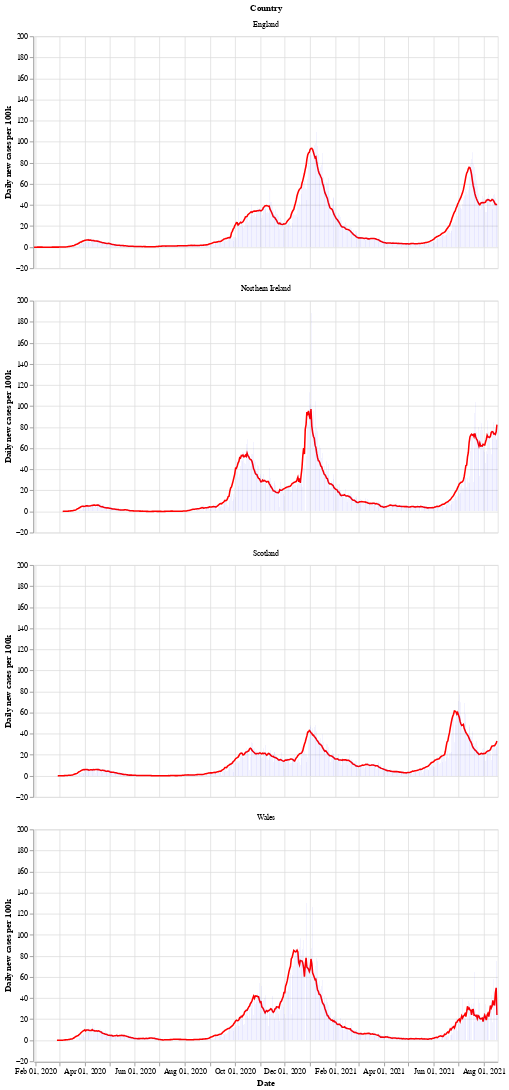

Source (notebook cell):
### Markdown cell above
Next is a bar chart of the number of new cases in each country (per 100k population), with the 7 day moving average of cases. Again we see that Wales saw a longer period of raising and falling cases compared to the other countries.

After a period of cases falling, each nation is now seeing a rise in the number of cases - especially in Wales.

### Code cell
# collapse
bars = alt.Chart(uk_cases).mark_bar().encode(
    x=alt.X("yearmonthdate(date):T", axis=alt.Axis(title='Date')),
    y=alt.Y("newCasesRate:Q", axis=alt.Axis(title='Daily new cases per 100k')),
    tooltip='newCasesRate',
    color=alt.condition(
        alt.datum.dailyChange > 0,
        alt.value("orange"),  # The positive color
        alt.value("blue")  # The negative color
    )
).properties(title='New cases per 100k population with rolling 7 day average', width=600).interactive()
line = alt.Chart(uk_cases).mark_line(
    color='red',
    size=2,
).transform_window(
    rolling_mean='mean(newCasesRate)',
    frame=[0, 7],
    groupby=['areaName']
).encode(
    x='yearmonthdate(date):T',
    y='rolling_mean:Q'
)
alt.layer(line, bars, data=uk_cases).facet(alt.Row('areaName', title='Country'), columns=1)

### Figure 1 — Vega-Lite specification as saved in the notebook (floating-point values rounded to 4 significant figures; data arrays with more than 128 entries replaced by an {"elided": "..."} marker saying what was removed)
{"config": {"view": {"continuousWidth": 400, "continuousHeight": 300}}, "data": {"name": "data-7da5b0304c419037d85bba1e21492c63"}, "facet": {"type": "nominal", "field": "areaName", "title": "Country"}, "spec": {"layer": [{"mark": {"type": "line", "color": "red", "size": 2}, "encoding": {"x": {"type": "temporal", "field": "date", "timeUnit": "yearmonthdate"}, "y": {"type": "quantitative", "field": "rolling_mean"}}, "transform": [{"window": [{"op": "mean", "field": "newCasesRate", "as": "rolling_mean"}], "frame": [0, 7], "groupby": ["areaName"]}]}, {"mark": "bar", "encoding": {"color": {"condition": {"value": "orange", "test": "(datum.dailyChange > 0)"}, "value": "blue"}, "tooltip": {"type": "quantitative", "field": "newCasesRate"}, "x": {"type": "temporal", "axis": {"title": "Date"}, "field": "date", "timeUnit": "yearmonthdate"}, "y": {"type": "quantitative", "axis": {"title": "Daily new cases per 100k"}, "field": "newCasesRate"}}, "selection": {"selector002": {"type": "interval", "bind": "scales", "encodings": ["x", "y"]}}, "title": "New cases per 100k population with rolling 7 day average", "width": 600}]}, "columns": 1, "$schema": "https://vega.github.io/schema/vega-lite/v4.8.1.json", "datasets": {"data-7da5b0304c419037d85bba1e21492c63": {"elided": "2172 records"}}}
